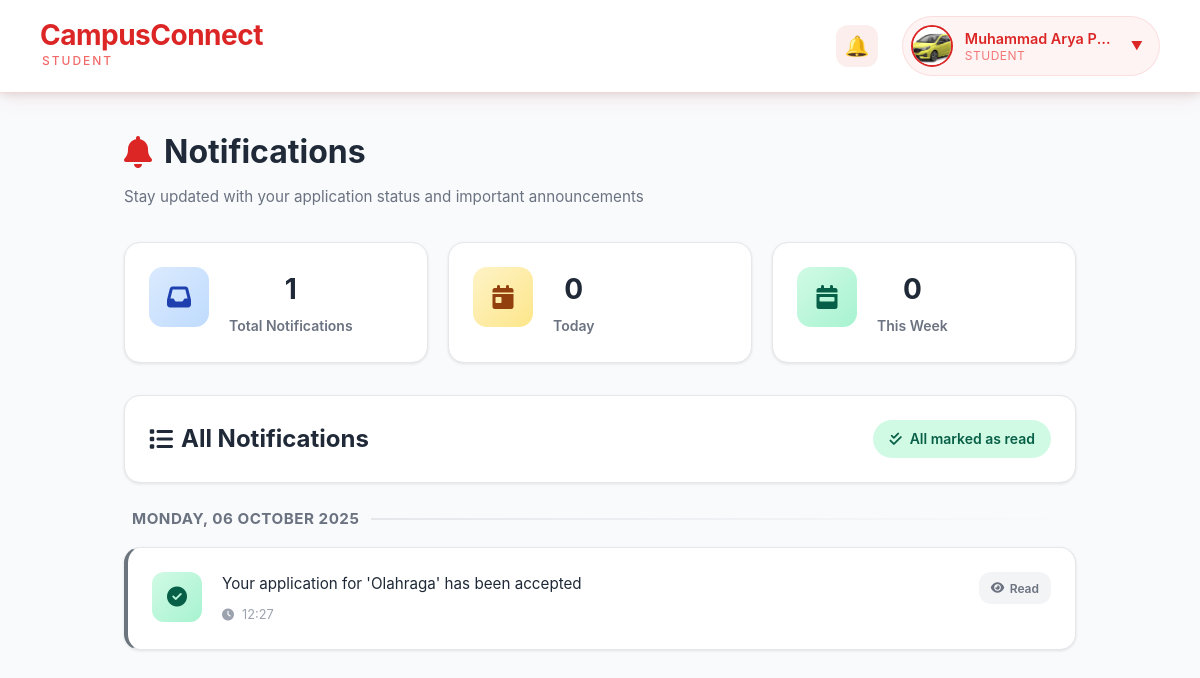
Screenshot of /dashboard/student/notifications.php (signed in) with the database file from the repository.
### tables this page shows
CREATE TABLE `students` (
  `id` int(11) NOT NULL,
  `user_id` int(11) DEFAULT NULL,
  `full_name` varchar(100) DEFAULT NULL,
  `photo` varchar(255) DEFAULT NULL,
  `cv` varchar(255) DEFAULT NULL,
  `portfolio` text DEFAULT NULL,
  `is_profile_complete` tinyint(1) DEFAULT 0
);

CREATE TABLE `notifications` (
  `id` int(11) NOT NULL,
  `user_id` int(11) DEFAULT NULL,
  `message` text DEFAULT NULL,
  `is_read` tinyint(1) DEFAULT 0,
  `created_at` timestamp NOT NULL DEFAULT current_timestamp()
);

### dashboard/student/notifications.php (the view, shortened to what this page needs)
<?php
include '../../includes/config.php';
$sql = "SELECT * FROM notifications WHERE user_id = ? ORDER BY created_at DESC";
$stmt = $pdo->prepare($sql);
$stmt->execute([$_SESSION['user_id']]);
$notifications = $stmt->fetchAll();
$total_notifications = count($notifications);
$today = date('Y-m-d');
$today_notifications = count(array_filter($notifications, function($n) use ($today) {
    return date('Y-m-d', strtotime($n['created_at'])) == $today;
}));
$this_week = date('Y-m-d', strtotime('-7 days'));
$week_notifications = count(array_filter($notifications, function($n) use ($this_week) {
    return strtotime($n['created_at']) >= strtotime($this_week);
}));
?>
<!DOCTYPE html>
<html lang="id">
<head>
    <link rel="stylesheet" href="../../assets/css/style.css">
    <link rel="stylesheet" href="https://cdnjs.cloudflare.com/ajax/libs/font-awesome/6.4.0/css/all.min.css">
</head>
<body>
    <?php include '../../includes/header_student.php'; ?>
    <div class="container">
        <div class="page-header">
            <h1>
                <i class="fas fa-bell"></i>
                Notifications
            </h1>
            <p>Stay updated with your application status and important announcements</p>
        </div>
        <div class="stats-grid">
            <div class="stat-card">
                <div class="stat-icon total">
                    <i class="fas fa-inbox"></i>
                </div>
                <div class="stat-content">
                    <h3><?= $total_notifications ?></h3>
                    <p>Total Notifications</p>
                </div>
            </div>
            <div class="stat-card">
                <div class="stat-icon today">
                    <i class="fas fa-calendar-day"></i>
                </div>
                <div class="stat-content">
                    <h3><?= $today_notifications ?></h3>
                    <p>Today</p>
                </div>
            </div>
            <div class="stat-card">
                <div class="stat-icon week">
                    <i class="fas fa-calendar-week"></i>
                </div>
                <div class="stat-content">
                    <h3><?= $week_notifications ?></h3>
                    <p>This Week</p>
                </div>
            </div>
        </div>
        <?php if(count($notifications) > 0): ?>
            <div class="notifications-header">
                <h2>
                    <i class="fas fa-list"></i>
                    All Notifications
                </h2>
                <div class="mark-read-badge">
                    <i class="fas fa-check-double"></i>
                    All marked as read
                </div>
            </div>
            <div class="notifications-list">
                <?php
                $current_date = '';
                foreach($notifications as $notif):
                    $notif_date = date('Y-m-d', strtotime($notif['created_at']));
                    $display_date = '';
                    if($notif_date == date('Y-m-d')) {
                        $display_date = 'Today';
                    } elseif($notif_date == date('Y-m-d', strtotime('-1 day'))) {
                        $display_date = 'Yesterday';
                    } else {
                        $display_date = date('l, d F Y', strtotime($notif['created_at']));
                    }
                    if($current_date != $display_date):
                        $current_date = $display_date;
                ?>
                <div class="timeline-group">
                    <div class="timeline-header">
                        <h3><?= $display_date ?></h3>
                        <div class="timeline-line"></div>
                    </div>
                <?php endif; ?>
                <div class="notification-card <?= $notif['is_read'] ? 'read' : 'unread' ?>">
                    <div class="notification-icon <?= strpos(strtolower($notif['message']), 'accepted') !== false ? 'success' : (strpos(strtolower($notif['message']), 'rejected') !== false ? 'danger' : (strpos(strtolower($notif['message']), 'pending') !== false ? 'warning' : 'info')) ?>">
                        <?php if(strpos(strtolower($notif['message']), 'accepted') !== false): ?>
                            <i class="fas fa-check-circle"></i>
                        <?php elseif(strpos(strtolower($notif['message']), 'rejected') !== false): ?>
                            <i class="fas fa-times-circle"></i>
                        <?php elseif(strpos(strtolower($notif['message']), 'pending') !== false): ?>
                            <i class="fas fa-clock"></i>
                        <?php else: ?>
                            <i class="fas fa-info-circle"></i>
                        <?php endif; ?>
                    </div>
                    <div class="notification-content">
                        <p class="notification-message"><?= htmlspecialchars($notif['message']) ?></p>
                        <div class="notification-time">
                            <i class="fas fa-clock"></i>
                            <span><?= date('H:i', strtotime($notif['created_at'])) ?></span>
                        </div>
                    </div>
                    <div class="notification-badge <?= $notif['is_read'] ? 'read' : 'new' ?>">
                        <?php if($notif['is_read']): ?>
                            <i class="fas fa-eye"></i>
                            Read
                        <?php else: ?>
                            <i class="fas fa-circle"></i>
                            New
                        <?php endif; ?>
                    </div>
                </div>
                <?php endforeach; ?>
                </div>
            </div>
        <?php endif; ?>
    </div>
</body>
</html>

### includes/header_student.php (shortened to what this page needs)
<?php
$sql = "SELECT * FROM students WHERE user_id = ?";
$stmt = $pdo->prepare($sql);
$stmt->execute([$_SESSION['user_id']]);
$student = $stmt->fetch();
?>
<header>
    <nav>
        <div class="nav-brand">
            <div class="brand-title">CampusConnect</div>
            <div class="brand-subtitle">Student</div>
        </div>
        <div class="nav-menu">
            <div class="nav-item">
                <a href="notifications.php" class="notification-bell">
                    🔔
                </a>
            </div>
            <div class="nav-item">
                <div class="user-profile">
                    <img src="../../<?= $student['photo'] ?? 'assets/images/default.svg' ?>"
                         class="avatar" alt="Avatar">
                    <div class="user-info">
                        <div class="user-name"><?= htmlspecialchars($student['full_name'] ?? 'Student') ?></div>
                        <div class="user-role">Student</div>
                    </div>
                    <span class="dropdown-arrow">▼</span>
                </div>
            </div>
        </div>
    </nav>
</header>

### assets/css/style.css (style rules this page uses)
* { margin: 0; padding: 0; box-sizing: border-box; }
body { font-family: 'Segoe UI', Tahoma, Geneva, Verdana, sans-serif; line-height: 1.6; background-color: #f8f9fa; }
.container { max-width: 1200px; margin: 0 auto; padding: 20px; }
.stats-grid { display: grid; grid-template-columns: repeat(auto-fit, minmax(200px, 1fr)); gap: 20px; margin: 20px 0; }
.stat-card { background: white; padding: 20px; border-radius: 10px; box-shadow: 0 2px 5px rgba(0,0,0,0.1); text-align: center; }
nav { display: flex; justify-content: space-between; align-items: center; padding: 15px 20px; background: white; box-shadow: 0 2px 10px rgba(0,0,0,0.1); }
.nav-menu { display: flex; align-items: center; gap: 20px; }
.nav-item { position: relative; display: flex; align-items: center; gap: 10px; cursor: pointer; }
.avatar { width: 40px; height: 40px; border-radius: 50%; object-fit: cover; }
.notification-bell { position: relative; font-size: 1.5rem; cursor: pointer; }
.notifications-list { display: flex; flex-direction: column; gap: 10px; }
.notification-card { background: white; padding: 15px; border-radius: 5px; box-shadow: 0 2px 5px rgba(0,0,0,0.1); }
.notification-card.read { border-left: 4px solid #6c757d; }
.stat-icon { font-size: 2rem; margin-bottom: 10px; }
.notification-bell { position: relative; text-decoration: none; font-size: 1.5rem; display: inline-block; }
.notification-bell { position: relative; text-decoration: none; font-size: 1.5rem; display: inline-block; padding: 5px; }

### includes/header_student.php (style rules this page uses)
header { background: #ffffff; box-shadow: 0 2px 20px rgba(220, 38, 38, 0.1); position: sticky; top: 0; z-index: 1000; border-bottom: 2px solid rgba(220, 38, 38, 0.1); }
header nav { display: flex; justify-content: space-between; align-items: center; padding: 1rem 2.5rem; max-width: 1400px; margin: 0 auto; }
.nav-brand { display: flex; flex-direction: column; gap: 2px; }
.brand-title { font-size: 1.75rem; font-weight: 700; color: #dc2626; letter-spacing: -0.5px; line-height: 1; }
.brand-subtitle { font-size: 0.75rem; font-weight: 500; color: #ef4444; letter-spacing: 2px; text-transform: uppercase; margin-left: 2px; opacity: 0.8; }
.nav-menu { display: flex; align-items: center; gap: 1.5rem; }
.nav-item { position: relative; display: flex; align-items: center; }
.notification-bell { position: relative; display: flex; align-items: center; justify-content: center; width: 42px; height: 42px; background: rgba(220, 38, 38, 0.08); border-radius: 12px; font-size: 1.25rem; transition: all 0.3s ease; text-decoration: none; }
.user-profile { display: flex; align-items: center; gap: 12px; padding: 8px 16px 8px 8px; background: rgba(220, 38, 38, 0.05); border-radius: 50px; cursor: pointer; transition: all 0.3s ease; border: 1px solid rgba(220, 38, 38, 0.1); }
.avatar { width: 42px; height: 42px; border-radius: 50%; object-fit: cover; border: 2px solid #dc2626; transition: all 0.3s ease; flex-shrink: 0; }
.user-info { display: flex; flex-direction: column; gap: 2px; min-width: 0; }
.user-name { font-weight: 600; font-size: 0.9rem; color: #dc2626; line-height: 1.2; white-space: nowrap; overflow: hidden; text-overflow: ellipsis; max-width: 150px; }
.user-role { font-size: 0.75rem; color: #ef4444; opacity: 0.7; line-height: 1; text-transform: uppercase; letter-spacing: 0.5px; }
.dropdown-arrow { color: #dc2626; font-size: 0.75rem; margin-left: 4px; transition: transform 0.3s ease; }

### rows the page displays
students: photo (picture), full_name "Muhammad Arya P…"
notifications: created_at "0", created_at "MONDAY, 06 OCTOBER 2025", message "Your application for 'Olahraga' has been accepted", created_at "12:27", is_read 1 (drawn)

### other values shown
$total_notifications "1"
